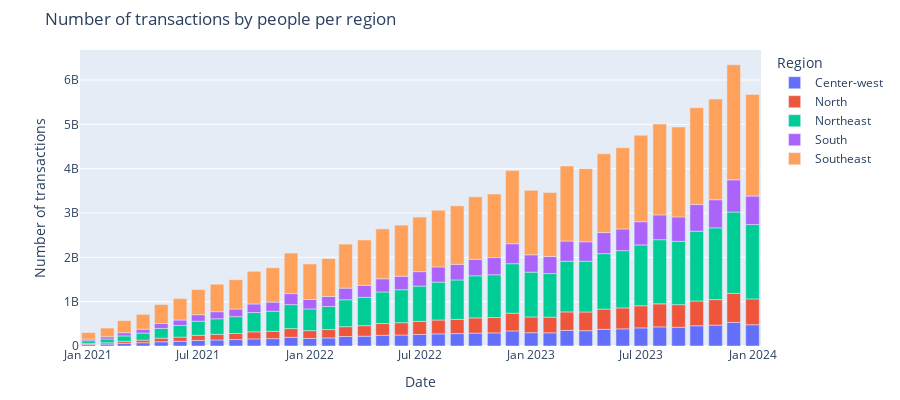

The notebook cell this image was saved under:
### Code cell
tmp = pix[pix['Region'] != 'Nao informado']
tmp = tmp.groupby(['YearMonth', 'Region'])[['Sent by people (value)', 'Sent by people (count)', 'Sent by companies (value)', 'Sent by companies (count)', 'Received by people (value)', 'Received by people (count)', 'Received by companies (value)', 'Received by companies (count)']].sum().reset_index()
tmp['Companies (count)'] = tmp[['Sent by companies (count)', 'Received by companies (count)']].sum(axis=1)
tmp['People (count)'] = tmp[['Sent by people (count)', 'Received by people (count)']].sum(axis=1)

fig = px.bar(tmp, x = 'YearMonth', y = 'People (count)', color = 'Region', title = 'Number of transactions by people per region', labels = {'YearMonth': 'Date', 'People (count)': 'Number of transactions'})
fig.update_layout(
    width=900, height=400,
    margin=dict(l=80, t=50, b=20),
)

# fig.write_image('3.1-2.png')
fig.show()
